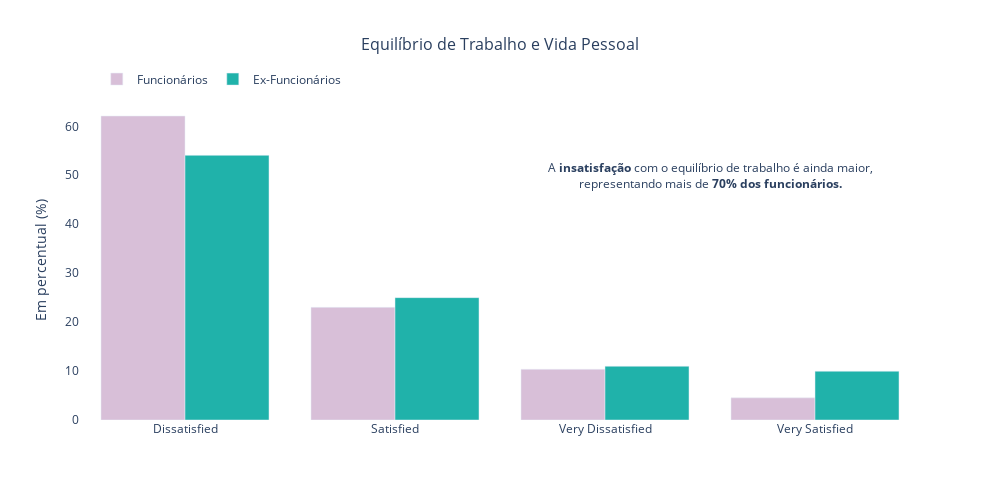

Here is the notebook cell this chart was saved with:
### Code cell
# Distribuição da Satisfação dos Funcionários com o Equilíbrio de Trabalho e Vida Pessoal

fig = go.Figure()

fig.add_trace(go.Bar(
    x=dados_funcionarios['WorkLifeBalance'].value_counts(normalize=True).index,
    y=dados_funcionarios['WorkLifeBalance'].value_counts(normalize=True)*100,
    marker_color='thistle',
    name='Funcionários'
))

fig.add_trace(go.Bar(
    x=dados_ex_funcionarios['WorkLifeBalance'].value_counts(normalize=True).index,
    y=dados_ex_funcionarios['WorkLifeBalance'].value_counts(normalize=True)*100,
    marker_color='lightseagreen',
    name='Ex-Funcionários'
))

fig.update_layout(
    title='Equilíbrio de Trabalho e Vida Pessoal',
    title_x=0.5,  
    title_font=dict(size=16),  
    barmode='group',
    width=1000, 
    height=500,  
    plot_bgcolor='rgba(0,0,0,0)',
    legend=dict(
        orientation="h",
        yanchor="bottom",
        y=1.02,
        xanchor="left",
        x=0.02  
    ))

fig.add_annotation(
    x=2.5, 
    y=50,
    text="A <b>insatisfação</b> com o equilíbrio de trabalho é ainda maior,<br>representando mais de <b>70% dos funcionários.</b><br>",
    showarrow=False,
    font=dict(size=12),
    align='center'
)

fig.update_yaxes(title="Em percentual (%)") # atualizando eixo y

fig.show()

### Figure 1 — Plotly figure (JSON) as saved in the notebook; plotly's stock layout.template omitted (floating-point values rounded to 4 significant figures)
{"data": [{"marker": {"color": "thistle"}, "name": "Funcionários", "type": "bar", "x": ["Dissatisfied", "Satisfied", "Very Dissatisfied", "Very Satisfied"], "y": [62.1, 23.02, 10.36, 4.521]}, {"marker": {"color": "lightseagreen"}, "name": "Ex-Funcionários", "type": "bar", "x": ["Dissatisfied", "Satisfied", "Very Dissatisfied", "Very Satisfied"], "y": [54.07, 25, 10.98, 9.959]}], "layout": {"annotations": [{"align": "center", "font": {"size": 12}, "showarrow": false, "text": "A <b>insatisfação</b> com o equilíbrio de trabalho é ainda maior,<br>representando mais de <b>70% dos funcionários.</b><br>", "x": 2.5, "y": 50}], "barmode": "group", "height": 500, "legend": {"orientation": "h", "x": 0.02, "xanchor": "left", "y": 1.02, "yanchor": "bottom"}, "plot_bgcolor": "rgba(0,0,0,0)", "title": {"font": {"size": 16}, "text": "Equilíbrio de Trabalho e Vida Pessoal", "x": 0.5}, "width": 1000, "yaxis": {"title": {"text": "Em percentual (%)"}}}}
